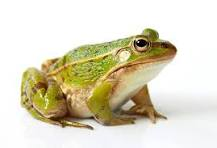
#> input picture OpenCV/Blur/frog2.jpeg, 217 x 148 px
$ python blur1.py
#> lines starting #> are read from the running program, lines starting #| are printed output that depends on the picture
import cv2

frog = cv2.imread("frog2.jpeg")
#> frog is the input picture: shape (148, 217, 3); mean B, G, R 193.4, 215.7, 221.4

if frog is None:
    raise ValueError("Couldn't read")

blurredFrog = cv2.GaussianBlur(frog, (5, 5), 0)
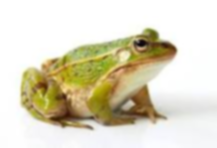
#> blurredFrog: shape (148, 217, 3); mean B, G, R 193.4, 215.7, 221.4
kernel = cv2.getGaussianKernel(5, 0)
newKernel = kernel @ kernel.T
print(newKernel)

cv2.imshow("Original", frog)
cv2.imshow("Blurred", blurredFrog)

cv2.moveWindow("Original", 300, 300)
cv2.moveWindow("Blurred", 700, 300)

cv2.waitKey(0)
cv2.destroyAllWindows()
